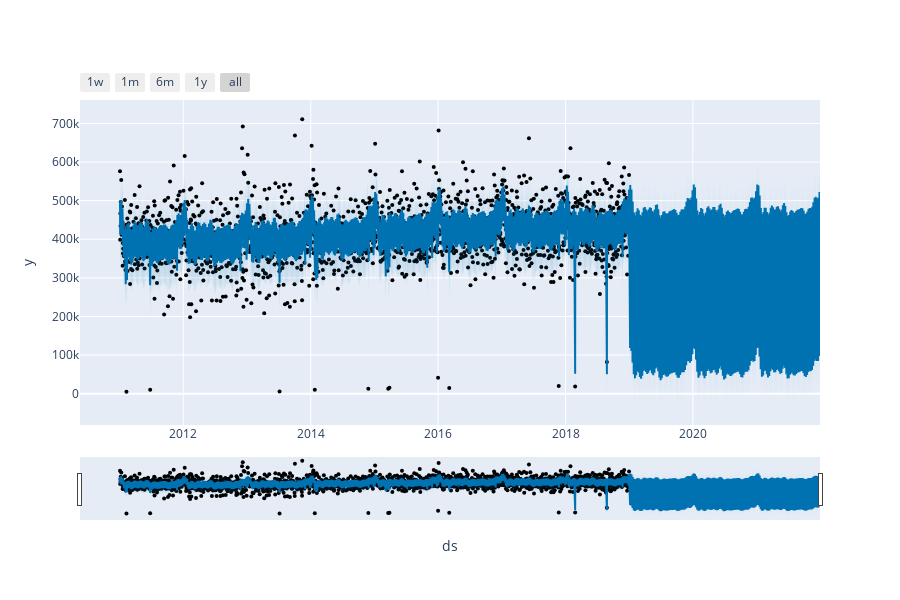

The code cell stored with this chart in its notebook:
### Code cell
plot_plotly(m_rec, forecast_rec)

### Figure 1 — Plotly figure (JSON) as saved in the notebook; plotly's stock layout.template omitted (floating-point values rounded to 4 significant figures; data arrays with more than 128 entries replaced by an {"elided": "..."} marker saying what was removed)
{"data": [{"marker": {"color": "black", "size": 4}, "mode": "markers", "name": "Actual", "type": "scatter", "x": {"elided": "2098 str values"}, "y": {"elided": "2098 int values"}}, {"hoverinfo": "skip", "line": {"width": 0}, "mode": "lines", "type": "scatter", "x": {"elided": "3193 str values"}, "y": {"elided": "3193 float values"}}, {"fill": "tonexty", "fillcolor": "rgba(0, 114, 178, 0.2)", "line": {"color": "#0072B2", "width": 2}, "mode": "lines", "name": "Predicted", "type": "scatter", "x": {"elided": "3193 str values"}, "y": {"elided": "3193 float values"}}, {"fill": "tonexty", "fillcolor": "rgba(0, 114, 178, 0.2)", "hoverinfo": "skip", "line": {"width": 0}, "mode": "lines", "type": "scatter", "x": {"elided": "3193 str values"}, "y": {"elided": "3193 float values"}}], "layout": {"height": 600, "showlegend": false, "width": 900, "xaxis": {"rangeselector": {"buttons": [{"count": 7, "label": "1w", "step": "day", "stepmode": "backward"}, {"count": 1, "label": "1m", "step": "month", "stepmode": "backward"}, {"count": 6, "label": "6m", "step": "month", "stepmode": "backward"}, {"count": 1, "label": "1y", "step": "year", "stepmode": "backward"}, {"step": "all"}]}, "rangeslider": {"visible": true}, "title": {"text": "ds"}, "type": "date"}, "yaxis": {"title": {"text": "y"}}}}
